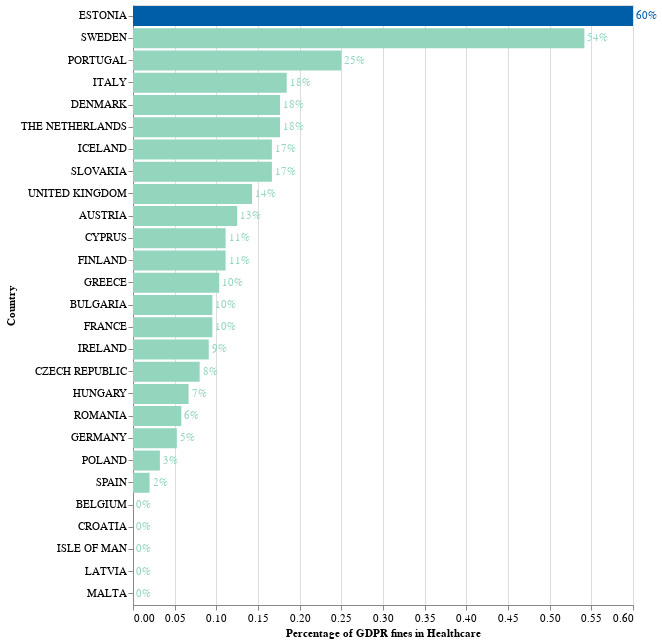

Write notebook code for a chart like this one.
### Code cell
chart = (
    alt.Chart(df_ratio_hc)
    .mark_bar()
    .encode(
        y=alt.Y("country:O", sort="-x", title="Country"),
        x=alt.X("fine_ratio_hc:Q", title="Percentage of GDPR fines in Healthcare"),
        # We will use the following condition to
        # highlight a bar
        color=alt.condition(
            alt.datum.country == "ESTONIA",  # If "US" this test returns True,
            alt.value("#005EA9"),  # highlight a bar with red.
            alt.value('#93D5BD'),  # And grey for the rest of the bars
        ),
    )
    .properties(
        # set the dimensions of the visualization
        width=500,
        height=600,
    )
    )

text = chart.mark_text(
    align="left",
    baseline="middle",
    color="#373737",
    font="Verdana",
    dx=3,  # Nudges text to right so it doesn't appear on top of the bar
).encode(
    # use the percentage as the text
    text=alt.Text("fine_ratio_hc:Q", format=".0%")
)

combined = (chart + text).configure_axis(
    labelFontSize=11,
    titleFontSize=11
)

combined

### Figure 1 — Vega-Lite specification as saved in the notebook (floating-point values rounded to 4 significant figures)
{"config": {"view": {"continuousWidth": 400, "continuousHeight": 300}, "axis": {"labelFontSize": 11, "titleFontSize": 11}}, "layer": [{"mark": "bar", "encoding": {"color": {"condition": {"value": "#005EA9", "test": "(datum.country === 'ESTONIA')"}, "value": "#93D5BD"}, "x": {"type": "quantitative", "field": "fine_ratio_hc", "title": "Percentage of GDPR fines in Healthcare"}, "y": {"type": "ordinal", "field": "country", "sort": "-x", "title": "Country"}}, "height": 600, "width": 500}, {"mark": {"type": "text", "align": "left", "baseline": "middle", "color": "#373737", "dx": 3, "font": "Verdana"}, "encoding": {"color": {"condition": {"value": "#005EA9", "test": "(datum.country === 'ESTONIA')"}, "value": "#93D5BD"}, "text": {"type": "quantitative", "field": "fine_ratio_hc", "format": ".0%"}, "x": {"type": "quantitative", "field": "fine_ratio_hc", "title": "Percentage of GDPR fines in Healthcare"}, "y": {"type": "ordinal", "field": "country", "sort": "-x", "title": "Country"}}, "height": 600, "width": 500}], "data": {"name": "data-0530fb7808c580e65cf978f24d5ffc2b"}, "$schema": "https://vega.github.io/schema/vega-lite/v4.8.1.json", "datasets": {"data-0530fb7808c580e65cf978f24d5ffc2b": [{"country": "AUSTRIA", "fine_count_all": 16, "fine_count_hc": 2, "fine_ratio_hc": 0.125}, {"country": "BELGIUM", "fine_count_all": 26, "fine_count_hc": 0, "fine_ratio_hc": 0.0}, {"country": "BULGARIA", "fine_count_all": 21, "fine_count_hc": 2, "fine_ratio_hc": 0.09524}, {"country": "CROATIA", "fine_count_all": 4, "fine_count_hc": 0, "fine_ratio_hc": 0.0}, {"country": "CYPRUS", "fine_count_all": 18, "fine_count_hc": 2, "fine_ratio_hc": 0.1111}, {"country": "CZECH REPUBLIC", "fine_count_all": 25, "fine_count_hc": 2, "fine_ratio_hc": 0.08}, {"country": "DENMARK", "fine_count_all": 17, "fine_count_hc": 3, "fine_ratio_hc": 0.1765}, {"country": "ESTONIA", "fine_count_all": 5, "fine_count_hc": 3, "fine_ratio_hc": 0.6}, {"country": "FINLAND", "fine_count_all": 9, "fine_count_hc": 1, "fine_ratio_hc": 0.1111}, {"country": "FRANCE", "fine_count_all": 21, "fine_count_hc": 2, "fine_ratio_hc": 0.09524}, {"country": "GERMANY", "fine_count_all": 38, "fine_count_hc": 2, "fine_ratio_hc": 0.05263}, {"country": "GREECE", "fine_count_all": 29, "fine_count_hc": 3, "fine_ratio_hc": 0.1034}, {"country": "HUNGARY", "fine_count_all": 45, "fine_count_hc": 3, "fine_ratio_hc": 0.06667}, {"country": "ICELAND", "fine_count_all": 6, "fine_count_hc": 1, "fine_ratio_hc": 0.1667}, {"country": "IRELAND", "fine_count_all": 11, "fine_count_hc": 1, "fine_ratio_hc": 0.09091}, {"country": "ISLE OF MAN", "fine_count_all": 2, "fine_count_hc": 0, "fine_ratio_hc": 0.0}, {"country": "ITALY", "fine_count_all": 103, "fine_count_hc": 19, "fine_ratio_hc": 0.1845}, {"country": "LATVIA", "fine_count_all": 5, "fine_count_hc": 0, "fine_ratio_hc": 0.0}, {"country": "MALTA", "fine_count_all": 1, "fine_count_hc": 0, "fine_ratio_hc": 0.0}, {"country": "POLAND", "fine_count_all": 31, "fine_count_hc": 1, "fine_ratio_hc": 0.03226}, {"country": "PORTUGAL", "fine_count_all": 4, "fine_count_hc": 1, "fine_ratio_hc": 0.25}, {"country": "ROMANIA", "fine_count_all": 69, "fine_count_hc": 4, "fine_ratio_hc": 0.05797}, {"country": "SLOVAKIA", "fine_count_all": 6, "fine_count_hc": 1, "fine_ratio_hc": 0.1667}, {"country": "SPAIN", "fine_count_all": 352, "fine_count_hc": 7, "fine_ratio_hc": 0.01989}, {"country": "SWEDEN", "fine_count_all": 24, "fine_count_hc": 13, "fine_ratio_hc": 0.5417}, {"country": "THE NETHERLANDS", "fine_count_all": 17, "fine_count_hc": 3, "fine_ratio_hc": 0.1765}, {"country": "UNITED KINGDOM", "fine_count_all": 7, "fine_count_hc": 1, "fine_ratio_hc": 0.1429}]}}
